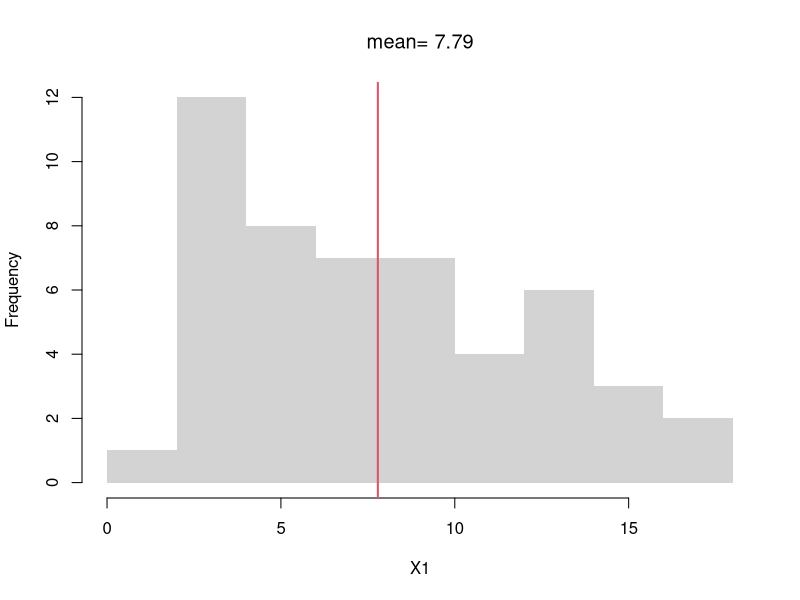
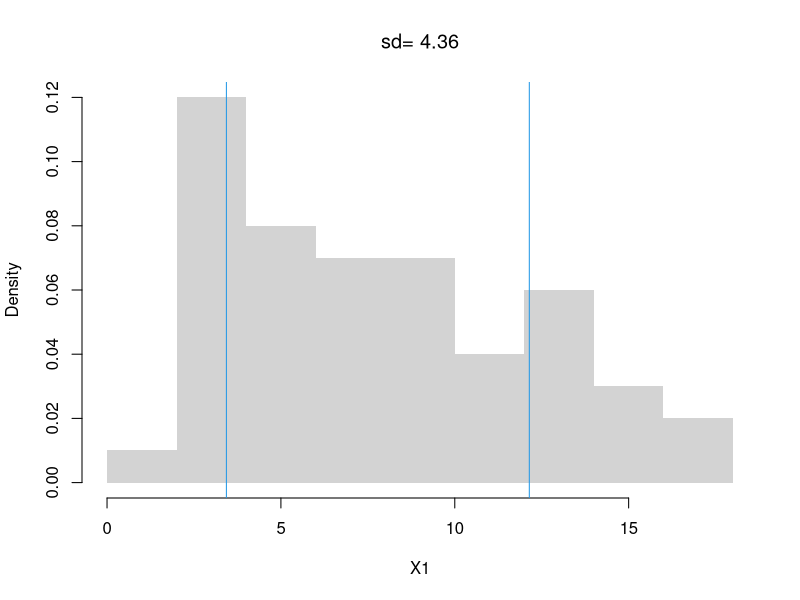
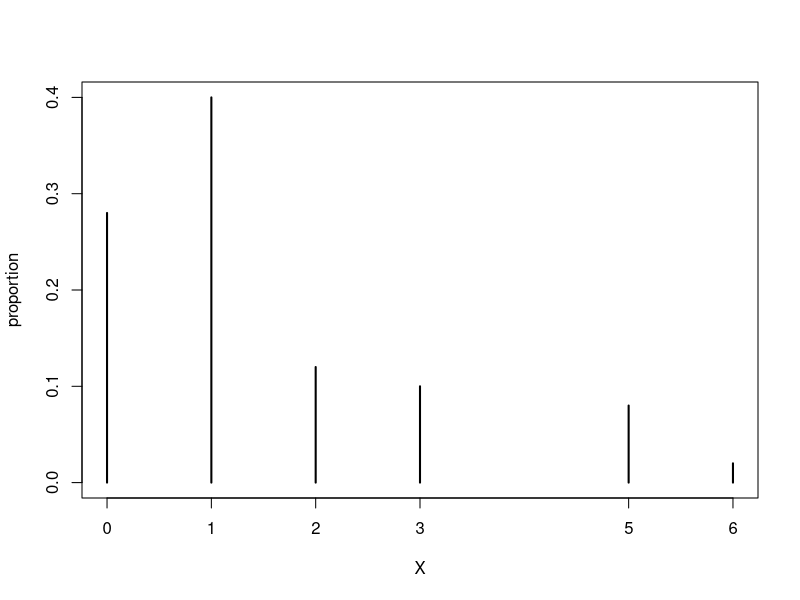
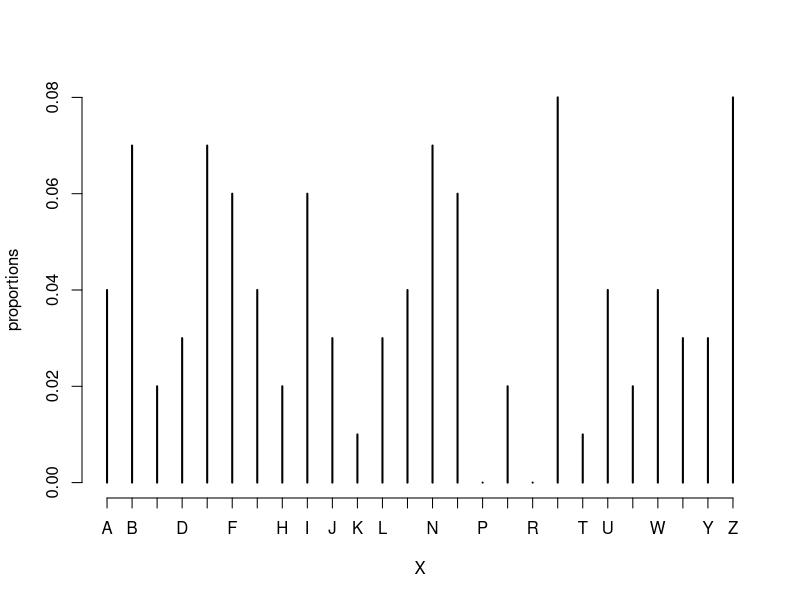
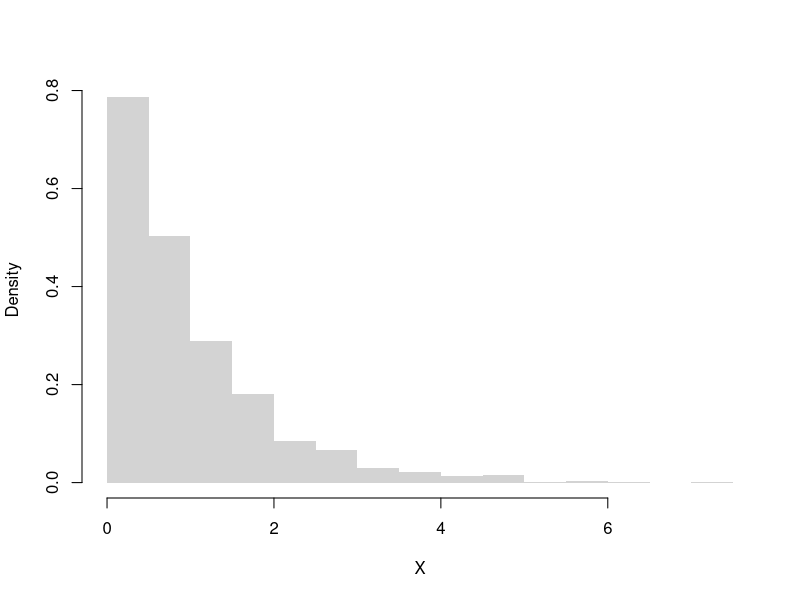
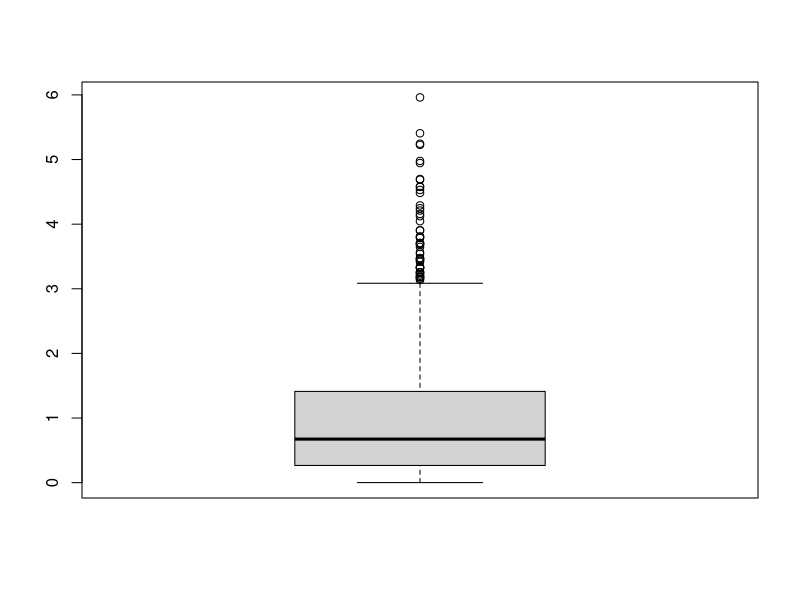
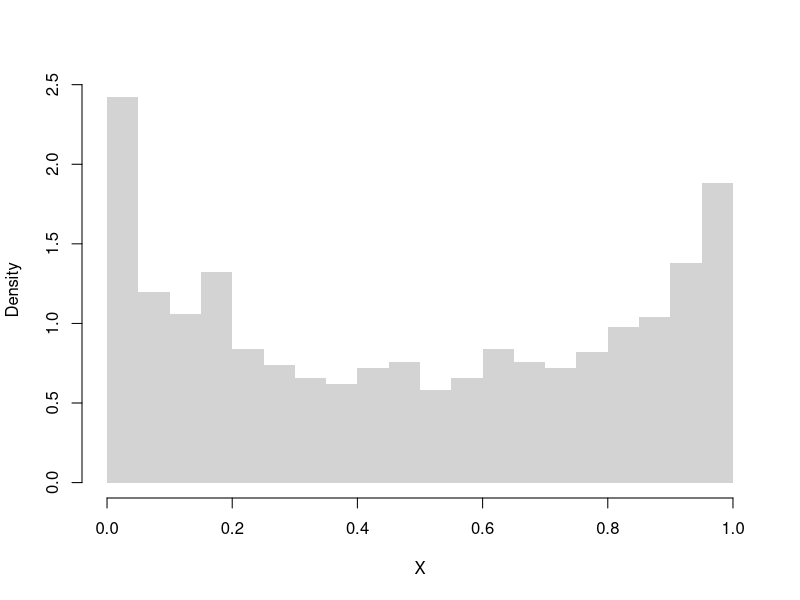
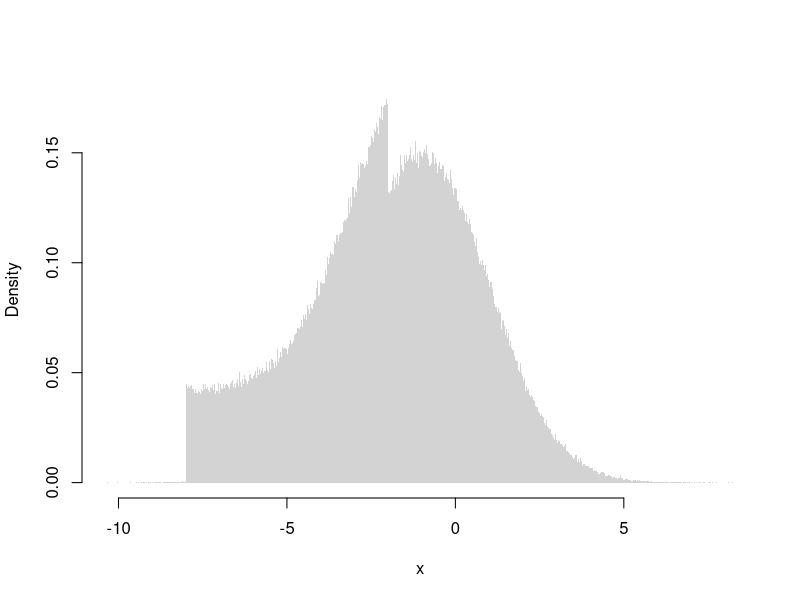

Generate these figures, in order, with R:
## ---- chunk 1
# A random sample (real data)
X <- USArrests[,'Murder']
summary(X)

# A random sample (computer simulation)
X <-  runif(1000)
summary(X)

# Another random sample (computer simulation)
X <- rnorm(1000) 
summary(X)
## ---- chunk 2
X <- c(1,4,10)
mean(X)
## ---- chunk 3
# compute the mean of a random sample
X1 <- USArrests[,'Murder']
X1_bar <- mean(X1)  #sum(x)/length(x)
X1_bar

# visualize on a histogram
hist(X1, border=NA, main=NA)
abline(v=X1_bar, col=2, lwd=2)
title(paste0('mean= ', round(X1_bar,2)), font.main=1)
## ---- chunk 4
X <- c(1,4,10)
x_bar <- mean(X)
x_var <- mean( (X-x_bar)^2 )
sqrt(x_var)
## ---- chunk 5
X1_s <- sd(X1) # sqrt(var(X))
hist(X1, border=NA, main=NA, freq=F)
X1_s_lh <- c(X1_bar - X1_s,  X1_bar + X1_s)
abline(v=X1_s_lh, col=4)
text(X1_s_lh, -.02,
    c( expression(bar(X)-s[X]), expression(bar(X)+s[X])),
    col=4, adj=0)
title(paste0('sd= ', round(X1_s,2)), font.main=1)
## ---- chunk 6
X <- c(1,4,10)

x_bar <- mean(X)
x_var <- mean( (X - x_bar)^2 )
x_var

# Corrected Version
n <- length(X)  
x_var2 <- sum((X - x_bar)^2 )/(n-1)
x_var2

var(X) # R-Version
## ---- chunk 7
X <- rgeom(50, .4)
X

proportions <- table(X)/length(X)
plot(proportions, ylab='proportion')
## ---- chunk 8

X_extreme <- c(X, 1000) # add one extreme value
#par(mfrow=c(1,2)) # visualize side-by-side
#hist(X)
#hist(X_extreme)


# Which measures of central tendency are robust
# to a single extreme value?
mean(X)
mean( X_extreme )

quantile(X, prob=0.5)
quantile(X_extreme, prob=0.5)
## ---- chunk 9
weighted.quantile <- function(x, w, probs){
    #See spatstat.univar::weighted.quantile
    oo <- order(x)
    x <- x[oo]
    w <- w[oo]
    Fx <- cumsum(w)/sum(w)
    quantile_id <- max(which(Fx <= probs))+1
    xq <- x[quantile_id] 
    return(xq)
    
}

## Unweighted
quantile(X, probs=.5)
weights <- rep(1, length(X))
weighted.quantile(x=X, w=weights, probs=.5)

## Weighted
weights <- seq(X)
weights <- weights/sum(weights) # normalize
weighted.quantile(x=X, w=weights, probs=.5)
## ---- chunk 10
#An alternative to sd(X)
mad(X, constant=1) # median( abs(X - median(X)) )

# Another alternative, used in the boxplot
IQR(X) # diff( quantile(x, probs=c(.25,.75)))
## ---- chunk 11
sd(X)
sd(X_extreme)

mad(X, constant=1)
mad(X_extreme, constant=1)

IQR(X)
IQR(X_extreme)
## ---- chunk 12
# Draw 3 Random Letters
K <- length(LETTERS)
X_id <- rmultinom(3, 1, prob=rep(1/K,K))
X_id

# Draw Random Letters 100 Times
X_id <- rowSums(rmultinom(100, 1, prob=rep(1/K,K)))
X <- lapply(1:K, function(k){
    rep(LETTERS[k], X_id[k])
})
X <- factor(unlist(X), levels=LETTERS)

proportions <- table(X)/length(X)
plot(proportions)

# mode(s)
names(proportions)[proportions==max(proportions)]

# freq. spreads
sd(proportions)
sum(proportions^2)
# freq. concentration at mode
max(proportions)/mean(proportions)
## ---- chunk 13
X <- rweibull(1000, shape=1)
hist(X, border=NA, main=NA, freq=F, breaks=20)

skewness <-  function(X){
 X_bar <- mean(X)
 m3 <- mean((X - X_bar)^3)
 s3 <- sd(X)^3
 skew <- m3/s3
 return(skew)
}

skewness( rweibull(1000, shape=1))
skewness( rweibull(1000, shape=10) )
## ---- chunk 14
X <- rweibull(1000, shape=1)
boxplot(X, main=NA)

kurtosis <- function(X){  
 X_bar <- mean(X)
 m4 <- mean((X - X_bar)^4) 
 s4 <- sd(X)^4
 kurt <- m4/s4 - 3
 return(kurt)
}

kurtosis( rweibull(1000, shape=1) )
kurtosis( rweibull(1000, shape=10) )
## ---- chunk 15
# Number of Modes
X <- rbeta(1000, .6, .6)
hist(X, border=NA, main=NA, freq=F, breaks=20)
## ---- chunk 16
# Random Number Generator 
r_ugly1 <- function(n, theta1=c(-8,-1), theta2=c(-2,2), rho=.25){
    omega   <- rbinom(n, size=1, rho)
    epsilon <- omega * runif(n, theta1[1], theta2[1]) +
        (1-omega) * rnorm(n, theta1[2], theta2[2])
    return(epsilon)
}
# Large Sample
par(mfrow=c(1,1))
x <- seq(-12,6,by=.001)
rX <- r_ugly1(1000000)
hist(rX, breaks=1000,  freq=F, border=NA,
    xlab="x", main='')
## ---- chunk 17
# A simulation of many coin flips
x <- c(0,1)
x_probs <- c(1/2, 1/2)
X <- sample(x, 400, prob=x_probs, replace=T)

round( mean(X), 4)

round( var(X), 4)
## ---- chunk 18
# Manual Way
1*1/6 + 2*1/6 + 3*1/6 + 4*1/6 + 5*1/6 + 6*1/6

# Computerized Way
x <- c(1,2,3,4,5,6)
x_probs <- c(1/6, 1/6, 1/6, 1/6, 1/6, 1/6)
x_bar <- sum(x*x_probs)
x_bar

# Verified by simulation
Xsim <- sample(x, prob=x_probs,
          size=10000, replace=T)
mean(Xsim)
## ---- chunk 19
# Manual Way
Xvar <- (1-x_bar)^2*1/6 +
  (2-x_bar)^2*1/6 +
  (3-x_bar)^2*1/6 +
  (4-x_bar)^2*1/6 +
  (5-x_bar)^2*1/6 + 
  (6-x_bar)^2*1/6
Xsd <- sqrt(Xvar)
Xsd

# Verified by simulation
sd(Xsim)
## ---- chunk 20
# Compute probability weights for unique values
P  <- table(X) #table of counts
p <- c(P)/length(X) #frequencies (must sum to 1)
x <- as.numeric(names(p)) #unique values
cbind(x,p)

# Compute Mean
X_mean <- sum(x*p)
X_mean
## ---- chunk 21
X  <-  sample(c(0,1,2), 1000, replace=T)

# First Way (Computerized)
mean(X)

# Second Way (Explicit Math)
# start with a table of counts like the previous example
## ---- chunk 22
Homework1 <- c(score=88, weight=0.25)
Homework2 <- c(score=92, weight=0.25)
Exam1 <- c(score=67, weight=0.2)
Exam2 <- c(score=90, weight=0.3)

Grades <- rbind(Homework1, Homework2, Exam1, Exam2)
Grades
## ---- chunk 23
# Manual Way
88*0.25 + 92*0.25 + 67*0.2 + 90*0.3

# Computerized Way
Values <- Grades[,'score'] * Grades[,'weight']
FinalGrade <- sum(Values)
FinalGrade
## ---- chunk 24
X <- USArrests[,'Murder']
round( mean(X), 4)
round( var(X), 4)
## ---- chunk 25
# values and probabilities
h  <- hist(X, plot=F)
wt <- h[['counts']]/length(X) 
xt <- h[['mids']]
# Weighted mean
X_mean <- sum(wt*xt)
X_mean

# Compare to "mean(x)"
## ---- chunk 26
X <- runif(2000, -1, 1)
